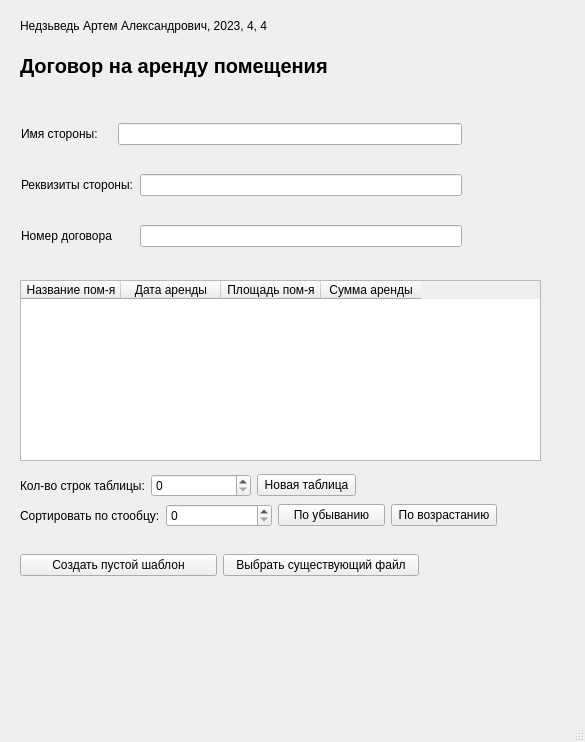
<?xml version="1.0" encoding="UTF-8"?>
<ui version="4.0">
 <class>MainWindow</class>
 <widget class="QMainWindow" name="MainWindow">
  <property name="geometry">
   <rect>
    <x>0</x>
    <y>0</y>
    <width>585</width>
    <height>742</height>
   </rect>
  </property>
  <property name="windowTitle">
   <string>MainWindow</string>
  </property>
  <widget class="QWidget" name="centralwidget">
   <widget class="QLabel" name="label">
    <property name="geometry">
     <rect>
      <x>20</x>
      <y>40</y>
      <width>411</width>
      <height>51</height>
     </rect>
    </property>
    <property name="font">
     <font>
      <pointsize>15</pointsize>
      <bold>true</bold>
     </font>
    </property>
    <property name="text">
     <string>Договор на аренду помещения</string>
    </property>
    <property name="textFormat">
     <enum>Qt::AutoText</enum>
    </property>
    <property name="buddy">
     <cstring></cstring>
    </property>
   </widget>
   <widget class="QTableWidget" name="tableWidget">
    <property name="geometry">
     <rect>
      <x>20</x>
      <y>280</y>
      <width>521</width>
      <height>181</height>
     </rect>
    </property>
    <column>
     <property name="text">
      <string>Название пом-я</string>
     </property>
    </column>
    <column>
     <property name="text">
      <string>Дата аренды</string>
     </property>
    </column>
    <column>
     <property name="text">
      <string>Площадь пом-я</string>
     </property>
    </column>
    <column>
     <property name="text">
      <string>Сумма аренды</string>
     </property>
    </column>
   </widget>
   <widget class="QLabel" name="label_5">
    <property name="geometry">
     <rect>
      <x>20</x>
      <y>10</y>
      <width>531</width>
      <height>31</height>
     </rect>
    </property>
    <property name="text">
     <string>Недзьведь Артем Александрович, 2023, 4, 4</string>
    </property>
   </widget>
   <widget class="QWidget" name="">
    <property name="geometry">
     <rect>
      <x>20</x>
      <y>500</y>
      <width>477</width>
      <height>31</height>
     </rect>
    </property>
    <layout class="QGridLayout" name="gridLayout_2">
     <item row="0" column="2">
      <widget class="QPushButton" name="pushButton_2">
       <property name="text">
        <string>По убыванию</string>
       </property>
      </widget>
     </item>
     <item row="0" column="1">
      <widget class="QSpinBox" name="spinBox_2">
       <property name="maximum">
        <number>3</number>
       </property>
      </widget>
     </item>
     <item row="0" column="3">
      <widget class="QPushButton" name="pushButton_3">
       <property name="text">
        <string>По возрастанию</string>
       </property>
      </widget>
     </item>
     <item row="0" column="0">
      <widget class="QLabel" name="label_7">
       <property name="text">
        <string>Сортировать по стообцу:</string>
       </property>
      </widget>
     </item>
    </layout>
   </widget>
   <widget class="QWidget" name="">
    <property name="geometry">
     <rect>
      <x>20</x>
      <y>470</y>
      <width>336</width>
      <height>31</height>
     </rect>
    </property>
    <layout class="QGridLayout" name="gridLayout_3">
     <item row="0" column="0">
      <widget class="QLabel" name="label_6">
       <property name="text">
        <string>Кол-во строк таблицы:</string>
       </property>
      </widget>
     </item>
     <item row="0" column="1">
      <widget class="QSpinBox" name="spinBox"/>
     </item>
     <item row="0" column="2">
      <widget class="QPushButton" name="pushButton">
       <property name="text">
        <string>Новая таблица</string>
       </property>
      </widget>
     </item>
    </layout>
   </widget>
   <widget class="QWidget" name="">
    <property name="geometry">
     <rect>
      <x>20</x>
      <y>550</y>
      <width>399</width>
      <height>31</height>
     </rect>
    </property>
    <layout class="QGridLayout" name="gridLayout_4">
     <item row="0" column="0">
      <widget class="QPushButton" name="pushButton_4">
       <property name="text">
        <string>Создать пустой шаблон</string>
       </property>
      </widget>
     </item>
     <item row="0" column="1">
      <widget class="QPushButton" name="pushButton_5">
       <property name="text">
        <string>Выбрать существующий файл</string>
       </property>
      </widget>
     </item>
    </layout>
   </widget>
   <widget class="QWidget" name="">
    <property name="geometry">
     <rect>
      <x>21</x>
      <y>100</y>
      <width>441</width>
      <height>171</height>
     </rect>
    </property>
    <layout class="QGridLayout" name="gridLayout">
     <item row="0" column="0">
      <widget class="QLabel" name="label_2">
       <property name="text">
        <string>Имя стороны:</string>
       </property>
      </widget>
     </item>
     <item row="0" column="1" colspan="2">
      <widget class="QLineEdit" name="lineEdit"/>
     </item>
     <item row="1" column="0" colspan="2">
      <widget class="QLabel" name="label_3">
       <property name="text">
        <string>Реквизиты стороны:</string>
       </property>
      </widget>
     </item>
     <item row="1" column="2">
      <widget class="QLineEdit" name="lineEdit_2"/>
     </item>
     <item row="2" column="0">
      <widget class="QLabel" name="label_4">
       <property name="text">
        <string>Номер договора</string>
       </property>
      </widget>
     </item>
     <item row="2" column="2">
      <widget class="QLineEdit" name="lineEdit_3"/>
     </item>
    </layout>
   </widget>
  </widget>
  <widget class="QMenuBar" name="menubar">
   <property name="geometry">
    <rect>
     <x>0</x>
     <y>0</y>
     <width>585</width>
     <height>25</height>
    </rect>
   </property>
  </widget>
  <widget class="QStatusBar" name="statusbar"/>
 </widget>
 <resources/>
 <connections/>
</ui>
